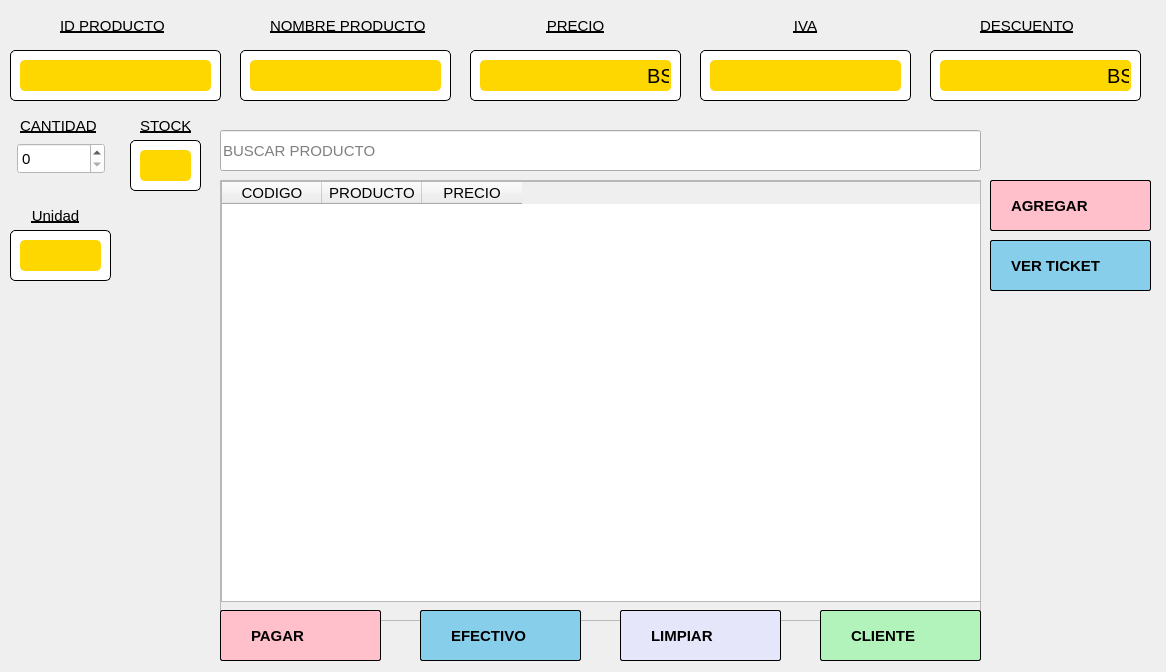
<?xml version="1.0" encoding="UTF-8"?>
<ui version="4.0">
 <class>Widget</class>
 <widget class="QWidget" name="Widget">
  <property name="geometry">
   <rect>
    <x>0</x>
    <y>0</y>
    <width>1166</width>
    <height>672</height>
   </rect>
  </property>
  <property name="windowTitle">
   <string>Widget</string>
  </property>
  <property name="styleSheet">
   <string notr="true">font-size:15px</string>
  </property>
  <widget class="QScrollArea" name="scrollArea">
   <property name="geometry">
    <rect>
     <x>220</x>
     <y>180</y>
     <width>761</width>
     <height>441</height>
    </rect>
   </property>
   <property name="widgetResizable">
    <bool>true</bool>
   </property>
   <widget class="QWidget" name="scrollAreaWidgetContents">
    <property name="geometry">
     <rect>
      <x>0</x>
      <y>0</y>
      <width>759</width>
      <height>439</height>
     </rect>
    </property>
    <widget class="QTableWidget" name="tableWidget">
     <property name="geometry">
      <rect>
       <x>0</x>
       <y>0</y>
       <width>771</width>
       <height>421</height>
      </rect>
     </property>
     <column>
      <property name="text">
       <string>CODIGO</string>
      </property>
     </column>
     <column>
      <property name="text">
       <string>PRODUCTO</string>
      </property>
     </column>
     <column>
      <property name="text">
       <string>PRECIO</string>
      </property>
     </column>
    </widget>
   </widget>
  </widget>
  <widget class="QPushButton" name="pushButton">
   <property name="geometry">
    <rect>
     <x>220</x>
     <y>610</y>
     <width>161</width>
     <height>51</height>
    </rect>
   </property>
   <property name="font">
    <font>
     <pointsize>-1</pointsize>
     <bold>true</bold>
    </font>
   </property>
   <property name="styleSheet">
    <string notr="true">border:1px solid black;
background: #FFC0CB;
border-radius:2px;
text-align:left;
padding-left:30px</string>
   </property>
   <property name="text">
    <string>PAGAR</string>
   </property>
  </widget>
  <widget class="QFrame" name="frame_2">
   <property name="geometry">
    <rect>
     <x>10</x>
     <y>50</y>
     <width>211</width>
     <height>51</height>
    </rect>
   </property>
   <property name="styleSheet">
    <string notr="true">QFrame {
    border: 1px solid black;  /* Borde para el QFrame */
    background-color: white;  /* Fondo para el QFrame */
	border-radius:5px;
}
QLabel {
    border: 2px solid #FFD700;  /* Elimina el borde del QLabel */
    background-color: #FFD700;  /* Fondo transparente */
	border-radius:5px;
	font-size:20px
}</string>
   </property>
   <property name="frameShape">
    <enum>QFrame::Shape::StyledPanel</enum>
   </property>
   <property name="frameShadow">
    <enum>QFrame::Shadow::Raised</enum>
   </property>
   <widget class="QLabel" name="label">
    <property name="geometry">
     <rect>
      <x>10</x>
      <y>10</y>
      <width>191</width>
      <height>31</height>
     </rect>
    </property>
    <property name="text">
     <string/>
    </property>
   </widget>
  </widget>
  <widget class="QLabel" name="label_3">
   <property name="geometry">
    <rect>
     <x>60</x>
     <y>10</y>
     <width>111</width>
     <height>31</height>
    </rect>
   </property>
   <property name="styleSheet">
    <string notr="true">text-decoration:underline;
font: 600 12pt &quot;Segoe UI&quot;;</string>
   </property>
   <property name="text">
    <string>ID PRODUCTO</string>
   </property>
  </widget>
  <widget class="QFrame" name="frame_3">
   <property name="geometry">
    <rect>
     <x>240</x>
     <y>50</y>
     <width>211</width>
     <height>51</height>
    </rect>
   </property>
   <property name="styleSheet">
    <string notr="true">QFrame {
    border: 1px solid black;  /* Borde para el QFrame */
    background-color: white;  /* Fondo para el QFrame */
	border-radius:5px;
}
QLabel {
    border: 2px solid #FFD700;  /* Elimina el borde del QLabel */
    background-color: #FFD700;  /* Fondo transparente */
	border-radius:5px;
	font-size:20px
}</string>
   </property>
   <property name="frameShape">
    <enum>QFrame::Shape::StyledPanel</enum>
   </property>
   <property name="frameShadow">
    <enum>QFrame::Shadow::Raised</enum>
   </property>
   <widget class="QLabel" name="label_4">
    <property name="geometry">
     <rect>
      <x>10</x>
      <y>10</y>
      <width>191</width>
      <height>31</height>
     </rect>
    </property>
    <property name="text">
     <string/>
    </property>
   </widget>
  </widget>
  <widget class="QLabel" name="label_6">
   <property name="geometry">
    <rect>
     <x>270</x>
     <y>10</y>
     <width>161</width>
     <height>31</height>
    </rect>
   </property>
   <property name="styleSheet">
    <string notr="true">text-decoration:underline;
font: 600 12pt &quot;Segoe UI&quot;;</string>
   </property>
   <property name="text">
    <string>NOMBRE PRODUCTO</string>
   </property>
  </widget>
  <widget class="QFrame" name="frame_4">
   <property name="geometry">
    <rect>
     <x>470</x>
     <y>50</y>
     <width>211</width>
     <height>51</height>
    </rect>
   </property>
   <property name="styleSheet">
    <string notr="true">QFrame {
    border: 1px solid black;  /* Borde para el QFrame */
    background-color: white;  /* Fondo para el QFrame */
	border-radius:5px;
}
QLabel {
    border: 2px solid #FFD700;  /* Elimina el borde del QLabel */
    background-color: #FFD700;  /* Fondo transparente */
	border-radius:5px;
	font-size:20px
}</string>
   </property>
   <property name="frameShape">
    <enum>QFrame::Shape::StyledPanel</enum>
   </property>
   <property name="frameShadow">
    <enum>QFrame::Shadow::Raised</enum>
   </property>
   <widget class="QLabel" name="label_7">
    <property name="geometry">
     <rect>
      <x>10</x>
      <y>10</y>
      <width>191</width>
      <height>31</height>
     </rect>
    </property>
    <property name="text">
     <string/>
    </property>
   </widget>
   <widget class="QLabel" name="label_8">
    <property name="geometry">
     <rect>
      <x>170</x>
      <y>10</y>
      <width>31</width>
      <height>31</height>
     </rect>
    </property>
    <property name="text">
     <string>BS</string>
    </property>
   </widget>
  </widget>
  <widget class="QLabel" name="label_9">
   <property name="geometry">
    <rect>
     <x>520</x>
     <y>10</y>
     <width>111</width>
     <height>31</height>
    </rect>
   </property>
   <property name="styleSheet">
    <string notr="true">text-decoration:underline;
font: 600 12pt &quot;Segoe UI&quot;;</string>
   </property>
   <property name="text">
    <string>PRECIO</string>
   </property>
   <property name="alignment">
    <set>Qt::AlignmentFlag::AlignCenter</set>
   </property>
  </widget>
  <widget class="QSpinBox" name="spinBox">
   <property name="geometry">
    <rect>
     <x>17</x>
     <y>143</y>
     <width>88</width>
     <height>31</height>
    </rect>
   </property>
   <property name="styleSheet">
    <string notr="true">background-color: rgb(255, 255, 255);</string>
   </property>
  </widget>
  <widget class="QLabel" name="label_10">
   <property name="geometry">
    <rect>
     <x>20</x>
     <y>110</y>
     <width>101</width>
     <height>31</height>
    </rect>
   </property>
   <property name="styleSheet">
    <string notr="true">text-decoration:underline;
font: 600 12pt &quot;Segoe UI&quot;;</string>
   </property>
   <property name="text">
    <string>CANTIDAD</string>
   </property>
  </widget>
  <widget class="QFrame" name="frame_5">
   <property name="geometry">
    <rect>
     <x>130</x>
     <y>140</y>
     <width>71</width>
     <height>51</height>
    </rect>
   </property>
   <property name="styleSheet">
    <string notr="true">QFrame {
    border: 1px solid black;  /* Borde para el QFrame */
    background-color: white;  /* Fondo para el QFrame */
	border-radius:5px;
}
QLabel {
    border: 2px solid #FFD700;  /* Elimina el borde del QLabel */
    background-color: #FFD700;  /* Fondo transparente */
	border-radius:5px;
	font-size:20px
}</string>
   </property>
   <property name="frameShape">
    <enum>QFrame::Shape::StyledPanel</enum>
   </property>
   <property name="frameShadow">
    <enum>QFrame::Shadow::Raised</enum>
   </property>
   <widget class="QLabel" name="label_11">
    <property name="geometry">
     <rect>
      <x>10</x>
      <y>10</y>
      <width>51</width>
      <height>31</height>
     </rect>
    </property>
    <property name="text">
     <string/>
    </property>
    <property name="alignment">
     <set>Qt::AlignmentFlag::AlignCenter</set>
    </property>
   </widget>
  </widget>
  <widget class="QLabel" name="label_13">
   <property name="geometry">
    <rect>
     <x>140</x>
     <y>110</y>
     <width>51</width>
     <height>31</height>
    </rect>
   </property>
   <property name="styleSheet">
    <string notr="true">text-decoration:underline;
font: 600 12pt &quot;Segoe UI&quot;;</string>
   </property>
   <property name="text">
    <string>STOCK</string>
   </property>
  </widget>
  <widget class="QLineEdit" name="lineEdit">
   <property name="geometry">
    <rect>
     <x>220</x>
     <y>130</y>
     <width>761</width>
     <height>41</height>
    </rect>
   </property>
   <property name="styleSheet">
    <string notr="true"/>
   </property>
   <property name="placeholderText">
    <string>BUSCAR PRODUCTO</string>
   </property>
  </widget>
  <widget class="QPushButton" name="pushButton_2">
   <property name="geometry">
    <rect>
     <x>1020</x>
     <y>130</y>
     <width>51</width>
     <height>41</height>
    </rect>
   </property>
   <property name="styleSheet">
    <string notr="true">border:none</string>
   </property>
   <property name="text">
    <string/>
   </property>
   <property name="icon">
    <iconset resource="../iconos_facturacion/iconos.qrc">
     <normaloff>:/xy/borrador-borrar.png</normaloff>:/xy/borrador-borrar.png</iconset>
   </property>
   <property name="iconSize">
    <size>
     <width>45</width>
     <height>45</height>
    </size>
   </property>
  </widget>
  <widget class="QLabel" name="label_14">
   <property name="geometry">
    <rect>
     <x>320</x>
     <y>620</y>
     <width>31</width>
     <height>31</height>
    </rect>
   </property>
   <property name="styleSheet">
    <string notr="true">border-image: url(:/xy/mano.png);</string>
   </property>
   <property name="text">
    <string/>
   </property>
  </widget>
  <widget class="QPushButton" name="pushButton_3">
   <property name="geometry">
    <rect>
     <x>420</x>
     <y>610</y>
     <width>161</width>
     <height>51</height>
    </rect>
   </property>
   <property name="font">
    <font>
     <pointsize>-1</pointsize>
     <bold>true</bold>
    </font>
   </property>
   <property name="styleSheet">
    <string notr="true">border:1px solid black;
background: #87CEEB;
border-radius:2px;
text-align:left;
padding-left:30px</string>
   </property>
   <property name="text">
    <string>EFECTIVO</string>
   </property>
  </widget>
  <widget class="QPushButton" name="pushButton_4">
   <property name="geometry">
    <rect>
     <x>820</x>
     <y>610</y>
     <width>161</width>
     <height>51</height>
    </rect>
   </property>
   <property name="font">
    <font>
     <pointsize>-1</pointsize>
     <bold>true</bold>
    </font>
   </property>
   <property name="styleSheet">
    <string notr="true">border:1px solid black;
background: #B2F2BB;
border-radius:2px;
text-align:left;
padding-left:30px</string>
   </property>
   <property name="text">
    <string>CLIENTE</string>
   </property>
  </widget>
  <widget class="QPushButton" name="pushButton_5">
   <property name="geometry">
    <rect>
     <x>620</x>
     <y>610</y>
     <width>161</width>
     <height>51</height>
    </rect>
   </property>
   <property name="font">
    <font>
     <pointsize>-1</pointsize>
     <bold>true</bold>
    </font>
   </property>
   <property name="styleSheet">
    <string notr="true">border:1px solid black;
background: #E6E6FA;
border-radius:2px;
text-align:left;
padding-left:30px</string>
   </property>
   <property name="text">
    <string>LIMPIAR</string>
   </property>
  </widget>
  <widget class="QLabel" name="label_15">
   <property name="geometry">
    <rect>
     <x>530</x>
     <y>620</y>
     <width>31</width>
     <height>31</height>
    </rect>
   </property>
   <property name="styleSheet">
    <string notr="true">border-image: url(:/xy/caja-registradora.png);</string>
   </property>
   <property name="text">
    <string/>
   </property>
  </widget>
  <widget class="QLabel" name="label_16">
   <property name="geometry">
    <rect>
     <x>730</x>
     <y>620</y>
     <width>41</width>
     <height>31</height>
    </rect>
   </property>
   <property name="styleSheet">
    <string notr="true">border-image: url(:/xy/escoba.png);</string>
   </property>
   <property name="text">
    <string/>
   </property>
  </widget>
  <widget class="QLabel" name="label_17">
   <property name="geometry">
    <rect>
     <x>930</x>
     <y>620</y>
     <width>41</width>
     <height>31</height>
    </rect>
   </property>
   <property name="styleSheet">
    <string notr="true">border-image: url(:/xy/nueva-cuenta.png);</string>
   </property>
   <property name="text">
    <string/>
   </property>
  </widget>
  <widget class="QLabel" name="label_18">
   <property name="geometry">
    <rect>
     <x>750</x>
     <y>10</y>
     <width>111</width>
     <height>31</height>
    </rect>
   </property>
   <property name="styleSheet">
    <string notr="true">text-decoration:underline;
font: 600 12pt &quot;Segoe UI&quot;;</string>
   </property>
   <property name="text">
    <string>IVA</string>
   </property>
   <property name="alignment">
    <set>Qt::AlignmentFlag::AlignCenter</set>
   </property>
  </widget>
  <widget class="QFrame" name="frame_6">
   <property name="geometry">
    <rect>
     <x>700</x>
     <y>50</y>
     <width>211</width>
     <height>51</height>
    </rect>
   </property>
   <property name="styleSheet">
    <string notr="true">QFrame {
    border: 1px solid black;  /* Borde para el QFrame */
    background-color: white;  /* Fondo para el QFrame */
	border-radius:5px;
}
QLabel {
    border: 2px solid #FFD700;  /* Elimina el borde del QLabel */
    background-color: #FFD700;  /* Fondo transparente */
	border-radius:5px;
	font-size:20px
}</string>
   </property>
   <property name="frameShape">
    <enum>QFrame::Shape::StyledPanel</enum>
   </property>
   <property name="frameShadow">
    <enum>QFrame::Shadow::Raised</enum>
   </property>
   <widget class="QLabel" name="label_19">
    <property name="geometry">
     <rect>
      <x>10</x>
      <y>10</y>
      <width>191</width>
      <height>31</height>
     </rect>
    </property>
    <property name="text">
     <string/>
    </property>
   </widget>
  </widget>
  <widget class="QLabel" name="label_21">
   <property name="geometry">
    <rect>
     <x>980</x>
     <y>10</y>
     <width>111</width>
     <height>31</height>
    </rect>
   </property>
   <property name="styleSheet">
    <string notr="true">text-decoration:underline;
font: 600 12pt &quot;Segoe UI&quot;;</string>
   </property>
   <property name="text">
    <string>DESCUENTO</string>
   </property>
  </widget>
  <widget class="QFrame" name="frame_7">
   <property name="geometry">
    <rect>
     <x>930</x>
     <y>50</y>
     <width>211</width>
     <height>51</height>
    </rect>
   </property>
   <property name="styleSheet">
    <string notr="true">QFrame {
    border: 1px solid black;  /* Borde para el QFrame */
    background-color: white;  /* Fondo para el QFrame */
	border-radius:5px;
}
QLabel {
    border: 2px solid #FFD700;  /* Elimina el borde del QLabel */
    background-color: #FFD700;  /* Fondo transparente */
	border-radius:5px;
	font-size:20px
}</string>
   </property>
   <property name="frameShape">
    <enum>QFrame::Shape::StyledPanel</enum>
   </property>
   <property name="frameShadow">
    <enum>QFrame::Shadow::Raised</enum>
   </property>
   <widget class="QLabel" name="label_22">
    <property name="geometry">
     <rect>
      <x>10</x>
      <y>10</y>
      <width>191</width>
      <height>31</height>
     </rect>
    </property>
    <property name="text">
     <string/>
    </property>
   </widget>
   <widget class="QLabel" name="label_23">
    <property name="geometry">
     <rect>
      <x>170</x>
      <y>10</y>
      <width>31</width>
      <height>31</height>
     </rect>
    </property>
    <property name="text">
     <string>BS</string>
    </property>
   </widget>
  </widget>
  <widget class="QFrame" name="frame_8">
   <property name="geometry">
    <rect>
     <x>10</x>
     <y>230</y>
     <width>101</width>
     <height>51</height>
    </rect>
   </property>
   <property name="styleSheet">
    <string notr="true">QFrame {
    border: 1px solid black;  /* Borde para el QFrame */
    background-color: white;  /* Fondo para el QFrame */
	border-radius:5px;
}
QLabel {
    border: 2px solid #FFD700;  /* Elimina el borde del QLabel */
    background-color: #FFD700;  /* Fondo transparente */
	border-radius:5px;
	font-size:20px
}</string>
   </property>
   <property name="frameShape">
    <enum>QFrame::Shape::StyledPanel</enum>
   </property>
   <property name="frameShadow">
    <enum>QFrame::Shadow::Raised</enum>
   </property>
   <widget class="QLabel" name="label_20">
    <property name="geometry">
     <rect>
      <x>170</x>
      <y>10</y>
      <width>31</width>
      <height>31</height>
     </rect>
    </property>
    <property name="text">
     <string>BS</string>
    </property>
   </widget>
   <widget class="QLabel" name="label_24">
    <property name="geometry">
     <rect>
      <x>10</x>
      <y>10</y>
      <width>81</width>
      <height>31</height>
     </rect>
    </property>
    <property name="text">
     <string/>
    </property>
   </widget>
  </widget>
  <widget class="QLabel" name="label_25">
   <property name="geometry">
    <rect>
     <x>20</x>
     <y>200</y>
     <width>71</width>
     <height>31</height>
    </rect>
   </property>
   <property name="styleSheet">
    <string notr="true">text-decoration:underline;
font: 600 12pt &quot;Segoe UI&quot;;</string>
   </property>
   <property name="text">
    <string>Unidad</string>
   </property>
   <property name="alignment">
    <set>Qt::AlignmentFlag::AlignCenter</set>
   </property>
  </widget>
  <widget class="QPushButton" name="pushButton_6">
   <property name="geometry">
    <rect>
     <x>990</x>
     <y>180</y>
     <width>161</width>
     <height>51</height>
    </rect>
   </property>
   <property name="font">
    <font>
     <pointsize>-1</pointsize>
     <bold>true</bold>
    </font>
   </property>
   <property name="styleSheet">
    <string notr="true">border:1px solid black;
background:  #FFC0CB;
border-radius:2px;
text-align:left;
padding-left:20px</string>
   </property>
   <property name="text">
    <string>AGREGAR</string>
   </property>
  </widget>
  <widget class="QPushButton" name="pushButton_7">
   <property name="geometry">
    <rect>
     <x>990</x>
     <y>240</y>
     <width>161</width>
     <height>51</height>
    </rect>
   </property>
   <property name="font">
    <font>
     <pointsize>-1</pointsize>
     <bold>true</bold>
    </font>
   </property>
   <property name="styleSheet">
    <string notr="true">border:1px solid black;
background: #87CEEB;
border-radius:2px;
text-align:left;
padding-left:20px</string>
   </property>
   <property name="text">
    <string>VER TICKET</string>
   </property>
  </widget>
  <widget class="QLabel" name="label_2">
   <property name="geometry">
    <rect>
     <x>1110</x>
     <y>190</y>
     <width>31</width>
     <height>31</height>
    </rect>
   </property>
   <property name="styleSheet">
    <string notr="true">border-image: url(:/xy/mas.png);</string>
   </property>
   <property name="text">
    <string/>
   </property>
  </widget>
  <widget class="QLabel" name="label_5">
   <property name="geometry">
    <rect>
     <x>1108</x>
     <y>250</y>
     <width>41</width>
     <height>31</height>
    </rect>
   </property>
   <property name="styleSheet">
    <string notr="true">border-image: url(:/xy/boleto.png);</string>
   </property>
   <property name="text">
    <string/>
   </property>
  </widget>
 </widget>
 <resources>
  <include location="../iconos_facturacion/iconos.qrc"/>
 </resources>
 <connections/>
</ui>
